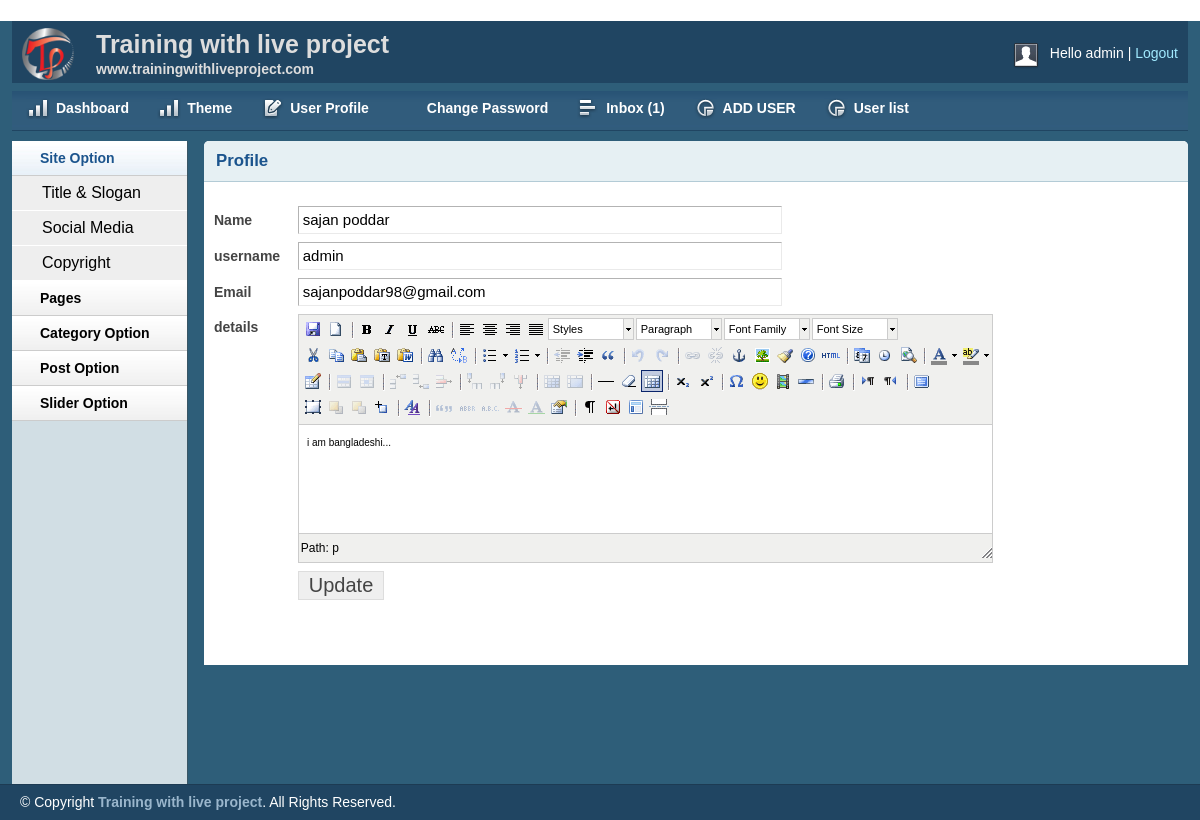
Screenshot of /admin/profile.php (signed in) with the database file from the repository.
### tables this page shows
CREATE TABLE IF NOT EXISTS `tbl_user` (
  `id` int(11) NOT NULL AUTO_INCREMENT,
  `name` varchar(255) NOT NULL,
  `username` varchar(255) NOT NULL,
  `password` varchar(255) NOT NULL,
  `email` varchar(255) NOT NULL,
  `details` text NOT NULL,
  `role` int(11) NOT NULL,
  PRIMARY KEY (`id`)
);

### lib/Database.php (called while the page is built, shortened)
<?php
Class Database {
    public $host = DB_HOST;
    public $user = DB_USER;
    public $pass = DB_PASS;
    public $dbname = DB_NAME;
    public $link;
    private function connectDB() {
        $this->link = new mysqli($this->host, $this->user, $this->pass, $this->dbname);
    }
    public function select($query) {
        $result = $this->link->query($query) or die($this->link->error . __LINE__);
        if ($result->num_rows > 0) {
            return $result;
        } else {
            return false;
        }
    }
}

### lib/Session.php (called while the page is built, shortened)
<?php
class Session {
    public static function get($key) {
        if (isset($_SESSION[$key])) {
            return $_SESSION[$key];
        } else {
            return false;
        }
    }
}
?>

### admin/profile.php (the view, shortened to what this page needs)
<?php include 'inc/header.php'; ?>
<?php include 'inc/sidebar.php'; ?>
<?php
$userid = Session::get('userID');
$userrole = Session::get('userRole');
?>
<div class="grid_10">
    <div class="box round first grid">
        <h2>Profile</h2>
        <div class="block">
            <?php
            $query = "select * from tbl_user where id='$userid' and role='$userrole' ";
            $getuser = $db->select($query);
            if ($getuser) {
                while ($result = $getuser->fetch_assoc()) {
                    ?>
                    <form action="" method="post">
                        <table class="form">
                            <tr>
                                <td>
                                    <label>Name</label>
                                </td>
                                <td>
                                    <input type="text" name="name" value="<?php echo $result['name']; ?>" class="medium" />
                                </td>
                            </tr>
                            <tr>
                                <td>
                                    <label>username</label>
                                </td>
                                <td>
                                    <input type="text" name="username" value="<?php echo $result['username']; ?>" class="medium" />
                                </td>
                            </tr>
                            <tr>
                                <td>
                                    <label>Email</label>
                                </td>
                                <td>
                                    <input type="email" name="email" value="<?php echo $result['email']; ?>" class="medium" />
                                </td>
                            </tr>
                            <tr>
                                <td style="vertical-align: top; padding-top: 9px;">
                                    <label>details</label>
                                </td>
                                <td>
                                </td>
                            </tr>
                            <tr>
                                <td></td>
                                <td>
                                    <input type="submit" name="submit" Value="Update" />
                                </td>
                            </tr>
                        </table>
                    </form>
                <?php
                }
            }
            ?>
        </div>
    </div>
</div>
<?php include 'inc/footer.php'; ?>

### admin/css/text.css (style rules this page uses)
body { font: 13px/1.5 Tahoma, Helvetica, Arial, 'Liberation Sans', FreeSans, sans-serif; }
h2 { font-size: 23px; }
p, dl, hr, h1, h2, h3, h4, h5, h6, ol, ul, pre, table, address, fieldset { margin-bottom: 20px; }

### admin/css/grid.css (style rules this page uses)
.grid_1, .grid_2, .grid_3, .grid_4, .grid_5, .grid_6, .grid_7, .grid_8, .grid_9, .grid_10, .grid_11, .grid_12, .grid_13, .grid_14, .grid_15, .grid_16 { display: inline; float: left; margin-left: 1%; margin-right: 1%; }
.container_12 .grid_10 { width: 81.333%; }

### admin/css/layout.css (style rules this page uses)
body { background: #fff none repeat scroll 0 0; color: #444; font-size: 14px; padding: 0; }
h1, h2, h3, h4, h5, h6 { line-height:1.2em; margin-bottom:.3em; }
h2 { margin-top:1em; }
.box { background:#fff; margin-bottom:20px; padding:10px 10px 10px 10px; margin-left:-8px; }
.box.grid { padding-bottom:40px; }
.box.round { -moz-border-radius: 5px 5px 0px 0px; -webkit-border-radius: 5px 5px 0px 0px; border-radius: 5px 5px 0px 0px; }
.box h2 { font-size:1.2em; font-weight:bold; color:#1B548D; background:#E6F0F3; margin:-10px -10px 0 -10px; padding:10px 12px; border-bottom:1px solid #B3CBD6; -moz-border-radius: 5px 5px 0px 0px; -webkit-border-radius: 5px 5px 0px 0px; border-radius: 5px 5px 0px 0px; }
.box.first { min-height: 406px; }
.block { padding-top:20px; }
table.form { width:100%; }
table.form td { padding:4px 0px; }
table.form label { font-weight:bold; }
table.form input, table.form select { font-size: 15px; padding: 4px 4px 5px 4px; border-top: 1px solid #b3b3b3; border-left: 1px solid #b3b3b3; border-right: 1px solid #eaeaea; border-bottom: 1px solid #eaeaea; }
table.form input[type="submit"] { border: 1px solid #ddd; color: #444; cursor: pointer; font-size: 20px; padding: 2px 10px; }
input.medium { width: 55%; }
.block { padding-bottom:1px; }

### admin/js/tiny-mce/themes/advanced/skins/default/content.css (style rules this page uses)
body, td, pre { color:#000; font-family:Verdana, Arial, Helvetica, sans-serif; font-size:10px; margin:8px; }
body { background:#FFF; }
h2 { font-size: 1.5em }
table, img, hr, .mceItemAnchor { cursor:default }
table td, table th { cursor:text }

### rows the page displays
tbl_user: name "sajan poddar", username "admin", email "sajanpoddar98@gmail.com"

### other values shown
Session::get('username') "admin"
$count "1"
